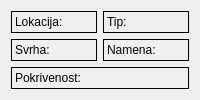
                <widget class="QWidget" name="identificationTab">
                 <property name="cursor">
                  <cursorShape>ArrowCursor</cursorShape>
                 </property>
                 <attribute name="title">
                  <string>Informacije</string>
                 </attribute>
                 <layout class="QHBoxLayout" name="horizontalLayout_5">
                  <item>
                   <layout class="QGridLayout" name="identificationGridLayout">
                    <item row="1" column="1">
                     <widget class="QLabel" name="cameraTypeLabel">
                      <property name="frameShape">
                       <enum>QFrame::Box</enum>
                      </property>
                      <property name="text">
                       <string>Tip:</string>
                      </property>
                      <property name="alignment">
                       <set>Qt::AlignLeading|Qt::AlignLeft|Qt::AlignTop</set>
                      </property>
                     </widget>
                    </item>
                    <item row="1" column="0">
                     <widget class="QLabel" name="cameraLocationLabel">
                      <property name="frameShape">
                       <enum>QFrame::Box</enum>
                      </property>
                      <property name="text">
                       <string>Lokacija:</string>
                      </property>
                      <property name="alignment">
                       <set>Qt::AlignLeading|Qt::AlignLeft|Qt::AlignTop</set>
                      </property>
                     </widget>
                    </item>
                    <item row="2" column="0">
                     <widget class="QLabel" name="cameraPurposeLabel">
                      <property name="frameShape">
                       <enum>QFrame::Box</enum>
                      </property>
                      <property name="text">
                       <string>Svrha:</string>
                      </property>
                      <property name="alignment">
                       <set>Qt::AlignLeading|Qt::AlignLeft|Qt::AlignTop</set>
                      </property>
                     </widget>
                    </item>
                    <item row="2" column="1">
                     <widget class="QLabel" name="cameraFunctioLabel">
                      <property name="frameShape">
                       <enum>QFrame::Box</enum>
                      </property>
                      <property name="text">
                       <string>Namena:</string>
                      </property>
                      <property name="alignment">
                       <set>Qt::AlignLeading|Qt::AlignLeft|Qt::AlignTop</set>
                      </property>
                     </widget>
                    </item>
                    <item row="4" column="0" colspan="2">
                     <widget class="QLabel" name="cameraCoverageLabel">
                      <property name="frameShape">
                       <enum>QFrame::Box</enum>
                      </property>
                      <property name="text">
                       <string>Pokrivenost:</string>
                      </property>
                      <property name="alignment">
                       <set>Qt::AlignLeading|Qt::AlignLeft|Qt::AlignTop</set>
                      </property>
                     </widget>
                    </item>
                   </layout>
                  </item>
                 </layout>
                </widget>
